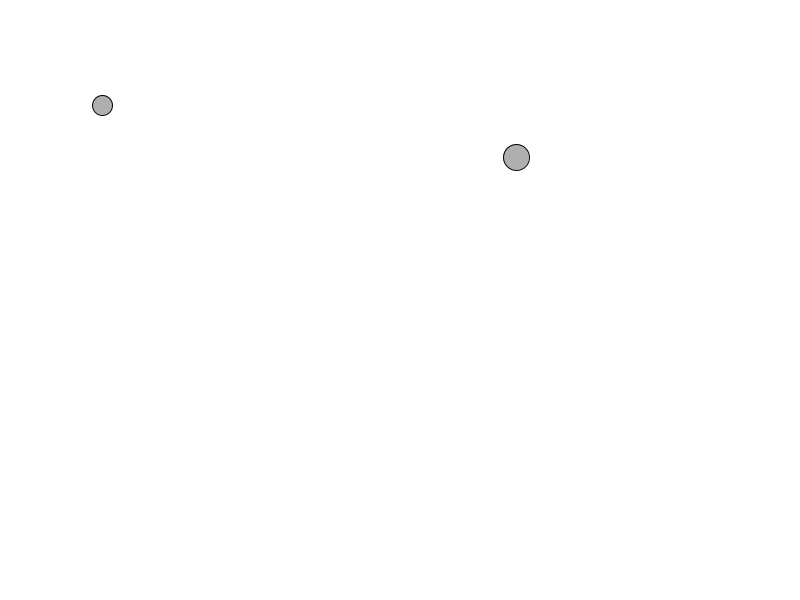
Frame 1 (no input)
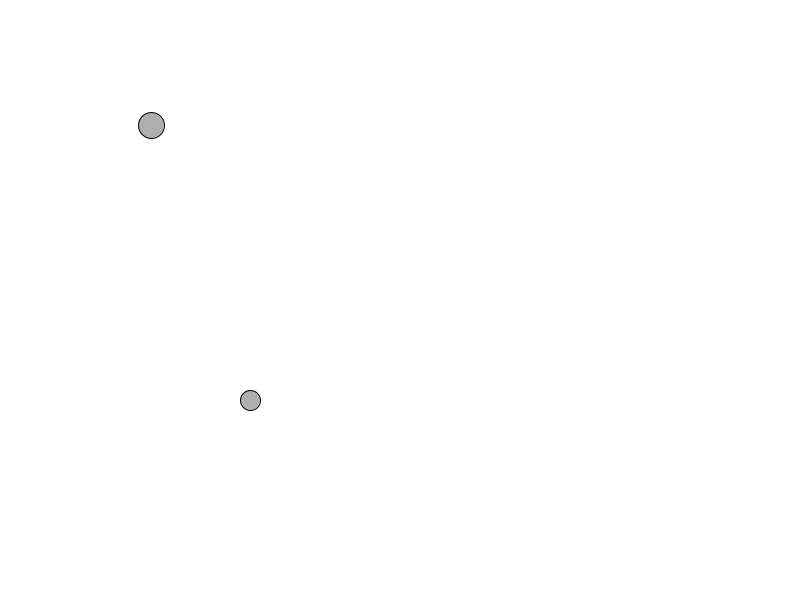
Frame 60 (the mouse pressed at the canvas centre just before this capture)
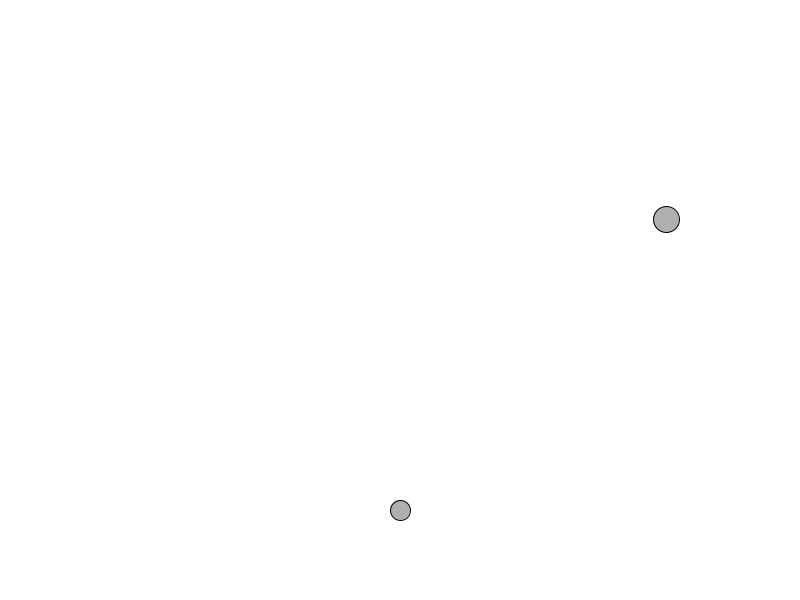
Frame 120 (the mouse held since frame 60 and released just before this capture)

The Processing sketch that drew these frames (run headless with seeded random() and noise(); from frame 60 on, the mouse is pressed at the canvas centre):

// Processing sketch: sketch_008_vector
// ── sketch_008_vector.pde

PVector location;
PVector velocity;
Mover mover;
void setup() {
  size(800, 600);
  smooth();
  
  location = new PVector(100, 100);
  velocity = new PVector(2.5, 5);
  mover = new Mover();
}

void draw() {
  background(255);
  location.add(velocity);
  
  if (dist(mover.location.x, mover.location.y, location.x, location.y) <= 23) {
    velocity.x += mover.velocity.x;
    velocity.y += mover.velocity.y;
  }
  
  if (velocity.x > 2.5) velocity.x -= 0.5;
  if (velocity.y > 5) velocity.y -= 0.5;
  
  if((location.x > width) ||
    (location.x < 0)) {
    velocity.x *= -1;
  }
  if((location.y > height) ||
    (location.y < 0)) {
    velocity.y *= -1;
  }
  
  stroke(0);
  fill(175);
  ellipse(location.x, location.y, 20, 20);
  mover.move();
}

// ── Mover.pde
class Mover {
  
  PVector location;
  PVector velocity;
  PVector acceleration;
  
  Mover() {
    location = new PVector(random(width), random(height));
    acceleration = new PVector(random(-0.001, 0.001), random(-0.01, 0.01));
    velocity = new PVector(0, 0);
    velocity.limit(10);
  }
  void move() {
    acceleration = PVector.random2D();
    acceleration.mult(random(2));
    velocity.add(acceleration);
    location.add(velocity);
    checkEdges();
    display();
  }
  void display() {
    stroke(0);
    fill(175);
    ellipse(location.x, location.y, 26, 26);
  }
  
  void checkEdges() {
    if (location.x > width) {
      location.x = 0;
    } else if (location.x < 0){
      location.x = width;
    }
    if (location.y > height){
      location.y = 0;
    } else if (location.y < 0) {
      location.y = height;
    }
  }
}
